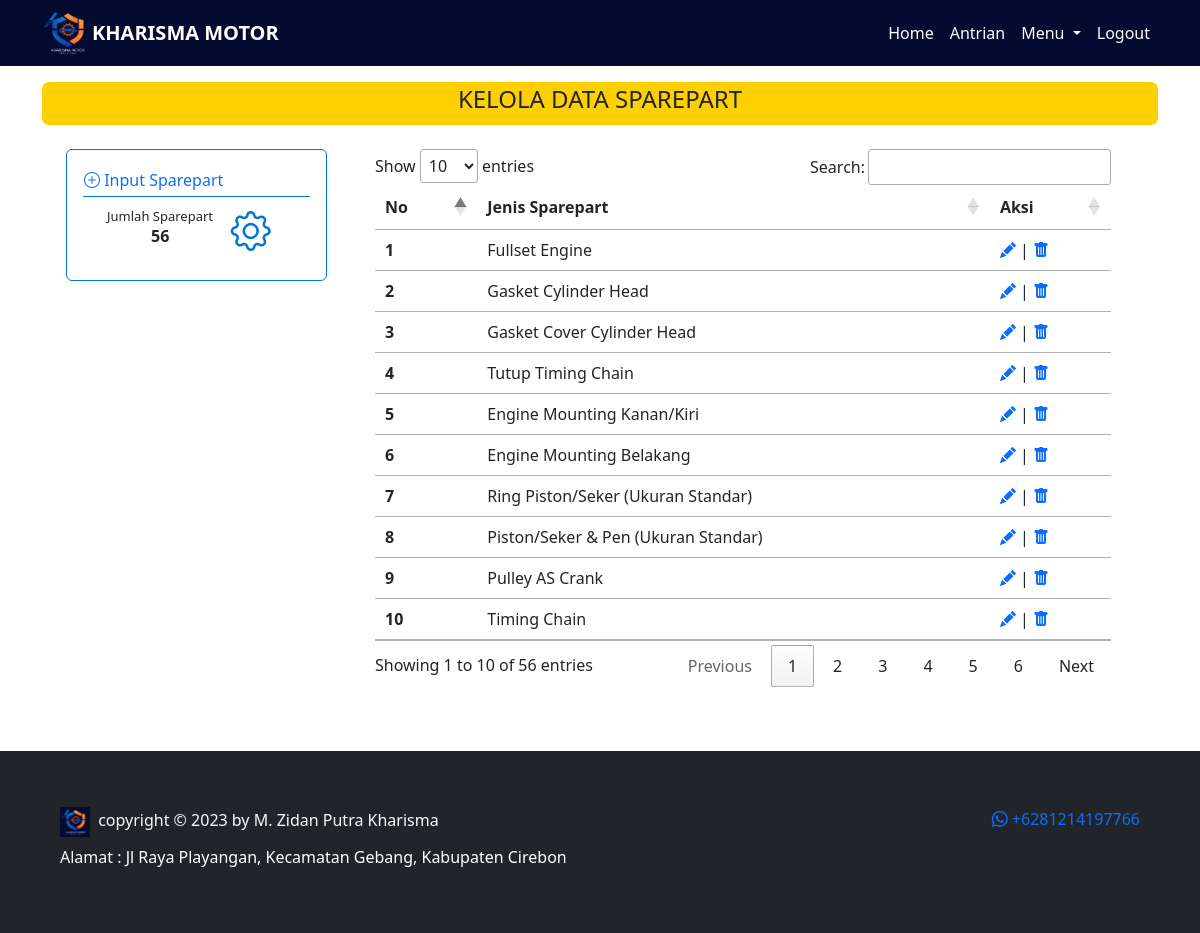
The app's page /admin/sparepart.php (signed in) with its own data.
### tables this page shows
CREATE TABLE `sparepart` (
  `idsparepart` int(11) NOT NULL,
  `sparepart` varchar(50) NOT NULL,
  `deskripsi` text NOT NULL
);

### controller/function.php (called while the page is built, shortened)
<?php
$conn = mysqli_connect("localhost", "root", "", "kharisma_motor");
function query($query)
{
    global $conn;
    $result = mysqli_query($conn, $query);
    $rows = [];
    while ($row = mysqli_fetch_assoc($result)) {
        $rows[] = $row;
    }
    return $rows;
}
function jumlah_data($data)
{
    global $conn;
    $query = mysqli_query($conn, $data);
    $jumlah_data = mysqli_num_rows($query);
    return $jumlah_data;
}
function enkripsi($teks)
{
    $text = $teks;
    $kunci = 'kharisma_motor';
    $key = hash('sha256', $kunci);
    $pkey = "123";
    $method = "aes-192-cfb1";
    $iv = substr(hash('sha256', $pkey), 0, 16);
    $enkripsi = openssl_encrypt($text, $method, $key, 0, $iv);
    $enkripsi = base64_encode($enkripsi);
    return $enkripsi;
}
?>

### admin/sparepart.php (the view, shortened to what this page needs)
<?php
$data_sparepart = query("SELECT * FROM sparepart");
$jumlah_sparepart = jumlah_data("SELECT * FROM sparepart");
?>
<!DOCTYPE html>
<html lang="en">
<head>
    <link rel="stylesheet" href="https://cdn.datatables.net/1.13.4/css/jquery.dataTables.min.css">
    <link href="https://cdn.jsdelivr.net/npm/bootstrap@5.3.0/dist/css/bootstrap.min.css" rel="stylesheet"
>
    <link rel="stylesheet" href="https://cdn.jsdelivr.net/npm/bootstrap-icons@1.10.5/font/bootstrap-icons.css">
    <link rel="stylesheet" href="../style.css">
</head>
<body>
    <?php require_once('../navbar/navbar_admin.php'); ?>
    <div class="container">
        <div class="content py-3">
            <div class="title text-center text-uppercase">
                <h4>KELOLA DATA SPAREPART</h4>
            </div>
            <div class="row">
                <div class="col-3 me-4 ms-4">
                    <div class="card my-4">
                        <div class="card-body">
                            <a class="fw-medium text-decoration-none btn text-primary p-0" data-bs-toggle="modal"
                                data-bs-target="#myModal">
                                <i class="bi bi-plus-circle"></i>
                                <span>Input Sparepart</span>
                            </a>
                            <hr style="margin-top: 3px;  color: #0275d8; opacity: 1;">
                            <h6 class="card-subtitle ms-4">Jumlah Sparepart</h6>
                            <p class="card-text fw-bold">
                                <?php echo $jumlah_sparepart; ?>
                            </p>
                            <i class="icon bi bi-gear"></i>
                        </div>
                    </div>
                </div>
                <div class="col-8 mt-4">
                    <table class="table table-hover mt-3" id="example">
                        <thead class="text-center">
                            <tr>
                                <th scope="col">No</th>
                                <th scope="col">Jenis Sparepart</th>
                                <th scope="col">Aksi</th>
                            </tr>
                        </thead>
                        <tbody class="text-start">
                            <?php
                            $i = 1;
                            foreach ($data_sparepart as $s):
                                $idsparepart = enkripsi($s['idsparepart']);
                                ?>
                                <tr>
                                    <th>
                                        <?php echo $i; ?>
                                    </th>
                                    <td>
                                        <?php echo $s['sparepart']; ?>
                                    </td>
                                    <td>
                                        <a href="edit_sparepart.php?id=<?= $idsparepart; ?>"><i
                                                class="bi bi-pencil-fill"></i></a>
                                        |
                                        <a style="text-decoration: none;"
                                            href="../controller/controller_sparepart.php?idsparepart=<?= $idsparepart; ?>"
                                            onclick="return confirm('Apakah anda yakin ingin menghapus data?')"><i
                                                class="bi bi-trash-fill"></i></a>
                                    </td>
                                </tr>
                                <?php
                                $i++;
                            endforeach
                            ?>
                        </tbody>
                    </table>
                </div>
            </div>
        </div>
    </div>
    <?php
    require_once('../footer.php');
    ?>
</body>
</html>

### style.css (style rules this page uses)
body { background: white; }
.container .title { border: solid rgb(255, 208, 0); border-radius: 7px; background: rgb(255, 208, 0); }
.container .card { border: 0.7px solid#0275d8; }
.container .card .card-subtitle { font-size: 13px; }
.container .card .card-text { margin-left: 30%; }
.container .card .icon { font-size: 40px; position: absolute; margin-top: -63px; margin-left: 57%; color: #0275d8; }

### records on screen
sparepart: sparepart "Fullset Engine"
sparepart: sparepart "Gasket Cylinder Head"
sparepart: sparepart "Gasket Cover Cylinder Head"
sparepart: sparepart "Tutup Timing Chain"
sparepart: sparepart "Engine Mounting Kanan/Kiri"
sparepart: sparepart "Engine Mounting Belakang"
sparepart: sparepart "Ring Piston/Seker (Ukuran Standar)"
sparepart: sparepart "Piston/Seker & Pen (Ukuran Standar)"
sparepart: sparepart "Pulley AS Crank"
sparepart: sparepart "Timing Chain"

### other values on screen
$jumlah_sparepart "56"
